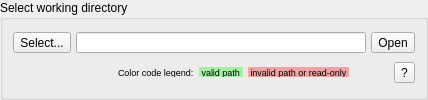
     <widget class="QGroupBox" name="groupBox_3">
      <property name="minimumSize">
       <size>
        <width>0</width>
        <height>90</height>
       </size>
      </property>
      <property name="maximumSize">
       <size>
        <width>16777215</width>
        <height>100</height>
       </size>
      </property>
      <property name="title">
       <string>Select working directory</string>
      </property>
      <layout class="QVBoxLayout" name="verticalLayout_5">
       <property name="spacing">
        <number>2</number>
       </property>
       <property name="leftMargin">
        <number>10</number>
       </property>
       <property name="topMargin">
        <number>5</number>
       </property>
       <property name="rightMargin">
        <number>10</number>
       </property>
       <property name="bottomMargin">
        <number>5</number>
       </property>
       <item>
        <layout class="QHBoxLayout" name="horizontalLayout_2">
         <property name="spacing">
          <number>5</number>
         </property>
         <item>
          <widget class="QToolButton" name="toolButton_WorkingDirSelect">
           <property name="text">
            <string>Select...</string>
           </property>
          </widget>
         </item>
         <item>
          <widget class="QLineEditFilePath" name="lineEdit_WorkingDirPath">
           <property name="enabled">
            <bool>true</bool>
           </property>
           <property name="sizePolicy">
            <sizepolicy hsizetype="Expanding" vsizetype="Fixed">
             <horstretch>0</horstretch>
             <verstretch>0</verstretch>
            </sizepolicy>
           </property>
           <property name="minimumSize">
            <size>
             <width>0</width>
             <height>20</height>
            </size>
           </property>
           <property name="maximumSize">
            <size>
             <width>16777215</width>
             <height>16777215</height>
            </size>
           </property>
           <property name="readOnly">
            <bool>false</bool>
           </property>
          </widget>
         </item>
         <item>
          <widget class="QToolButton" name="toolButton_WorkingDirOpen">
           <property name="text">
            <string>Open</string>
           </property>
          </widget>
         </item>
        </layout>
       </item>
       <item>
        <layout class="QHBoxLayout" name="horizontalLayout_10">
         <property name="spacing">
          <number>5</number>
         </property>
         <item>
          <spacer name="horizontalSpacer_4">
           <property name="orientation">
            <enum>Qt::Horizontal</enum>
           </property>
           <property name="sizeType">
            <enum>QSizePolicy::Fixed</enum>
           </property>
           <property name="sizeHint" stdset="0">
            <size>
             <width>105</width>
             <height>10</height>
            </size>
           </property>
          </spacer>
         </item>
         <item>
          <widget class="QLabel" name="label_13">
           <property name="maximumSize">
            <size>
             <width>16777215</width>
             <height>10</height>
            </size>
           </property>
           <property name="font">
            <font>
             <pointsize>7</pointsize>
            </font>
           </property>
           <property name="text">
            <string>Color code legend:</string>
           </property>
          </widget>
         </item>
         <item>
          <widget class="QLabel" name="label_7">
           <property name="minimumSize">
            <size>
             <width>0</width>
             <height>0</height>
            </size>
           </property>
           <property name="maximumSize">
            <size>
             <width>16777215</width>
             <height>10</height>
            </size>
           </property>
           <property name="font">
            <font>
             <pointsize>7</pointsize>
            </font>
           </property>
           <property name="styleSheet">
            <string notr="true">background-color: rgba(0,255,0,80);</string>
           </property>
           <property name="text">
            <string> valid path </string>
           </property>
          </widget>
         </item>
         <item>
          <widget class="QLabel" name="label_8">
           <property name="minimumSize">
            <size>
             <width>0</width>
             <height>0</height>
            </size>
           </property>
           <property name="maximumSize">
            <size>
             <width>16777215</width>
             <height>10</height>
            </size>
           </property>
           <property name="font">
            <font>
             <pointsize>7</pointsize>
            </font>
           </property>
           <property name="styleSheet">
            <string notr="true">background-color: rgba(255,0,0,80);</string>
           </property>
           <property name="text">
            <string> invalid path or read-only </string>
           </property>
          </widget>
         </item>
         <item>
          <spacer name="horizontalSpacer_5">
           <property name="orientation">
            <enum>Qt::Horizontal</enum>
           </property>
           <property name="sizeHint" stdset="0">
            <size>
             <width>40</width>
             <height>10</height>
            </size>
           </property>
          </spacer>
         </item>
         <item>
          <widget class="QToolButton" name="toolButton_WorkingDirHelp">
           <property name="text">
            <string>?</string>
           </property>
          </widget>
         </item>
        </layout>
       </item>
      </layout>
     </widget>
